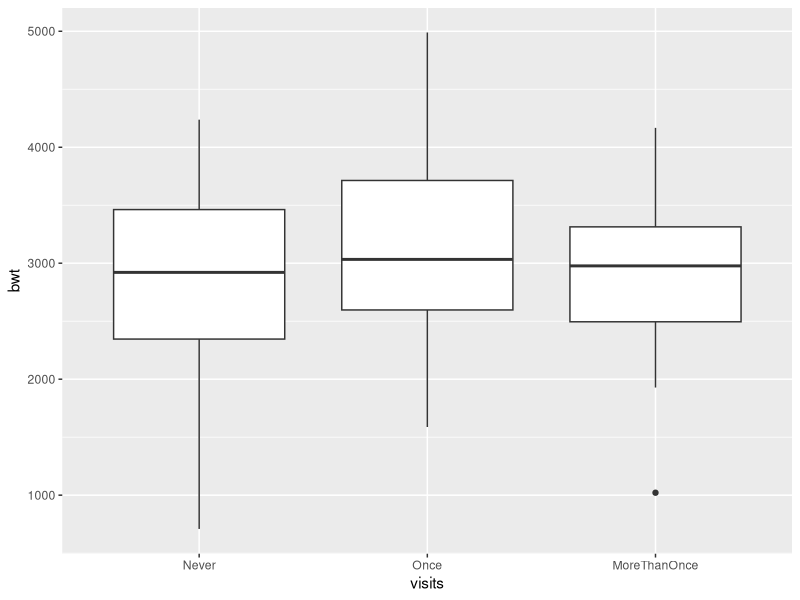
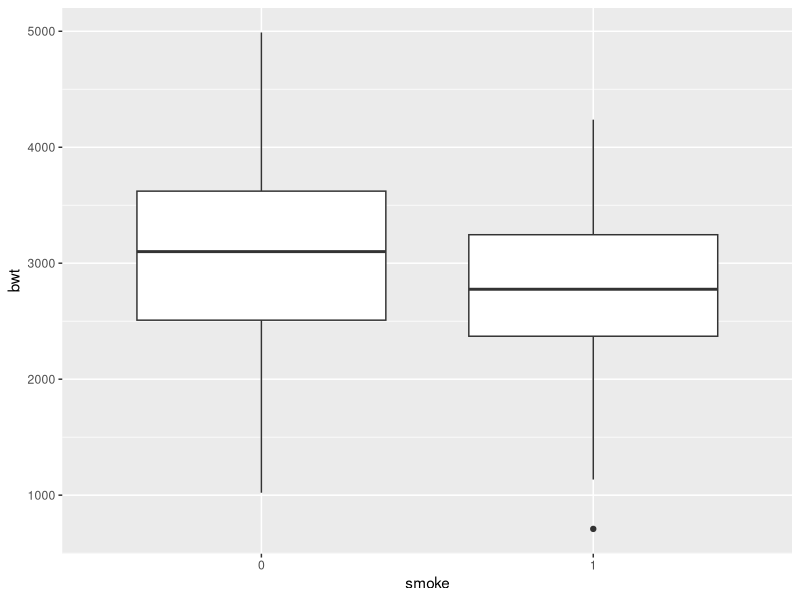
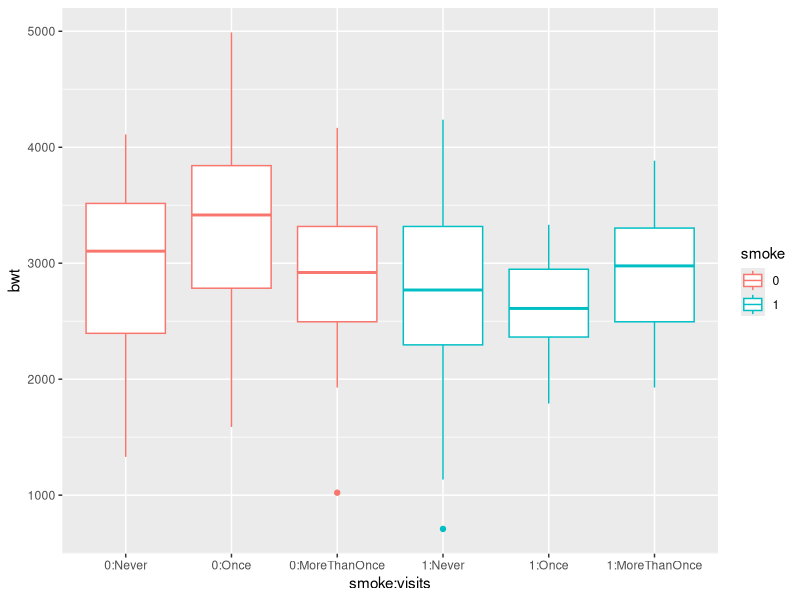
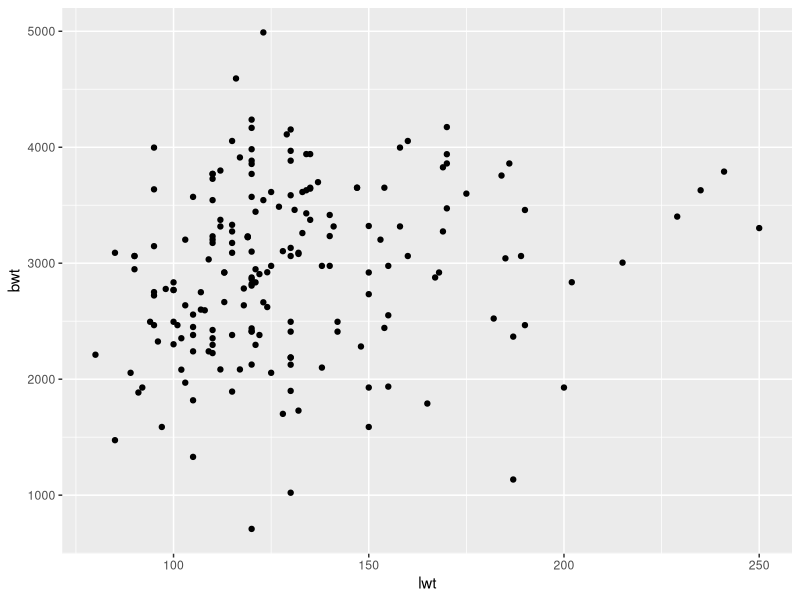
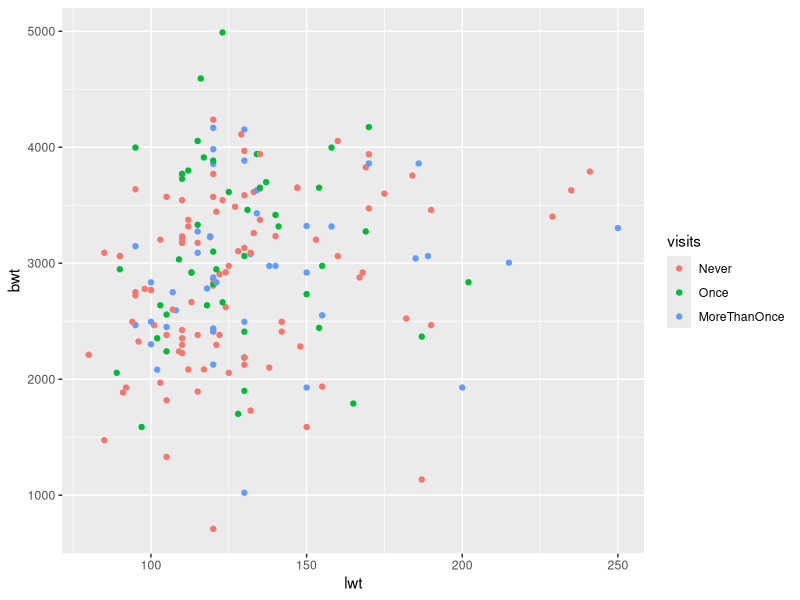
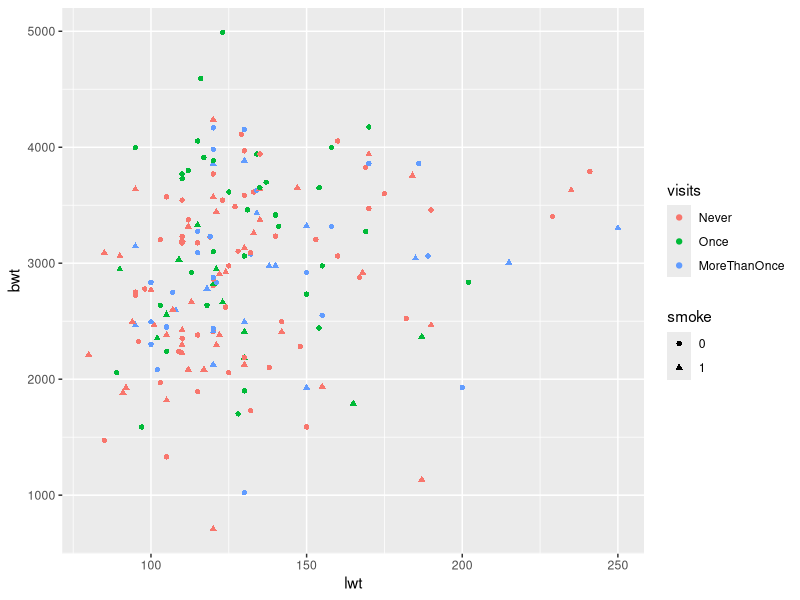
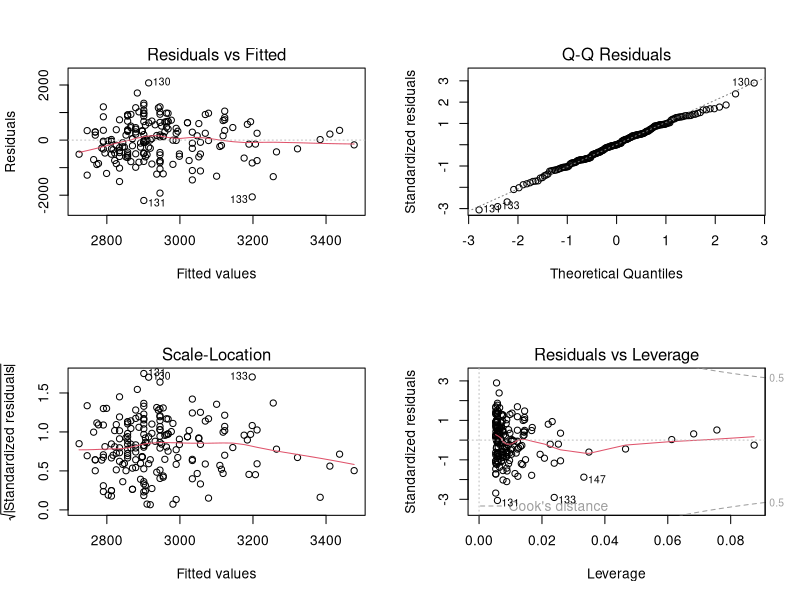
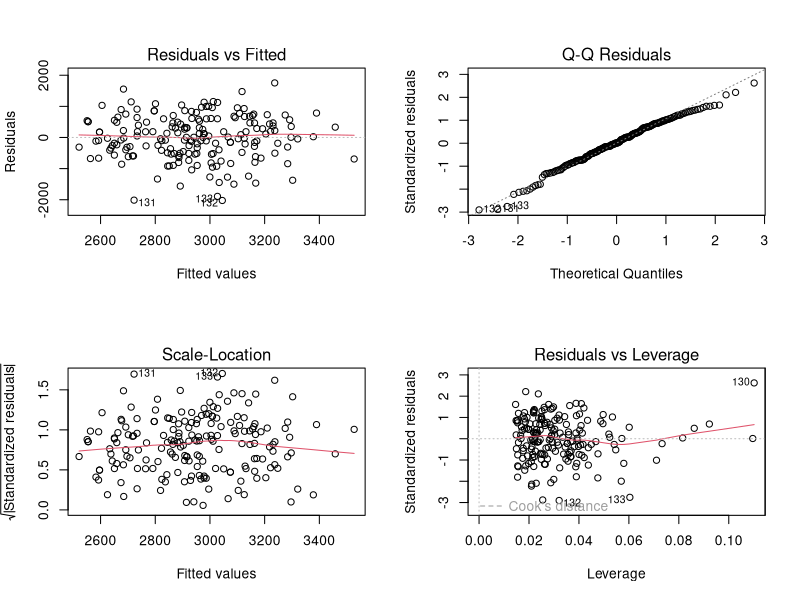

Write the R code that produced these figures, in order.
## ---- chunk 1
knitr::opts_chunk$set(echo = TRUE)
## ---- chunk 2
library(tidyverse)
library(MASS)
library(emmeans)
## ---- chunk 3
### Open help page for birthwt
?birthwt

### Make a tibble with the data
birthData <- as_tibble(birthwt)
birthData

### Make smoke into a factor
# Check if `smoke` is numerical
is.numeric(birthData$smoke)
# Alternatively, review the summary of the whole dataset
summary(birthData)
# Finally, make smoke into a factor
birthData <- mutate(birthData, smoke = factor(smoke))

# Check the ftv variable, make it a factor and collapse some of the levels
table(birthData$ftv)
birthData <- mutate(birthData, ftvFac = factor(ftv))
birthData <- mutate(birthData, visits = fct_collapse(ftvFac, Never="0", Once="1", other_level="MoreThanOnce"))
summary(birthData)

### Parallell boxplots
ggplot(birthData, aes(x=visits, y=bwt)) + geom_boxplot() 
ggplot(birthData, aes(x=smoke, y=bwt)) + geom_boxplot() 
# Groupwise boxplots
ggplot(birthData, aes(x=smoke:visits, y=bwt, col=smoke)) + geom_boxplot() 

### Scatterplot
ggplot(birthData, aes(x=lwt, y=bwt)) + geom_point() 

### Scatter plot with points coloured after visits, and point types after smoke status
ggplot(birthData, aes(x=lwt, y=bwt, col=visits)) + geom_point() 
ggplot(birthData, aes(x=lwt, y=bwt, col=visits, pch=smoke)) + geom_point() 
## ---- chunk 4
### Simple linear regression
reg1 <- lm(bwt ~ lwt, data=birthData) 
summary(reg1)
confint(reg1)

### Model validation
par(mfrow=c(2,2))
plot(reg1)

### Include age and ftv as covariate
reg2 <- lm(bwt ~ lwt + age + ftv, data=birthData)
summary(reg2)
# Just to view the coefficients
summary(reg2)$coefficients

### Prediction
newData <- data.frame(lwt=100, age=25, ftv=0)
newData
predict(reg2, newData)
predict(reg2, newData, interval="prediction")

### Use only data from mothers with weight below 160
reg3 <- lm(bwt ~ lwt + age + ftv, data=filter(birthData, lwt<160))
summary(reg3)
# Just to view the coefficients
summary(reg3)$coefficients
## ---- chunk 5
### Oneway ANOVA against smoke
oneway1 <- lm(bwt ~ smoke, data=birthData)
summary(oneway1)
summary(oneway1)$coefficients
emmeans(oneway1,~smoke)
pairs(emmeans(oneway1,~smoke))

### Oneway ANOVA against visits
oneway2 <- lm(bwt ~ visits, data=birthData)
summary(oneway2)
emmeans(oneway2,~visits)
pairs(emmeans(oneway2,~visits))
drop1(oneway2,test="F")

### Twoway ANOVA without interaction
twoway1 <- lm(bwt ~ visits + smoke, data=birthData)
summary(twoway1)
summary(twoway1)$coefficients    

### Twoway ANOVA with interaction, test for interaction in two ways
twoway2 <- lm(bwt ~ visits * smoke, data=birthData)
summary(twoway2)
anova(twoway2, twoway1)
drop1(twoway2,test="F")
# Compute the expected birth weight of infants for smokers and non-smokers, respectively, on average over the three levels of `visits`
emmeans(twoway2, ~smoke)
## ---- chunk 6
### Model with linear (lwt,bwt) association. 
### Intercept differ between smokers and non-smokers, one common slope.
model1 <- lm(bwt ~ lwt + smoke, data=birthData)
summary(model1)

### Model with linear (lwt,bwt) association. Intercept and slope both differ between visit groups
model2 <- lm(bwt ~ lwt * smoke, data=birthData)
summary(model2)

### Test if slopes differ between visit groups
anova(model2, model1)

### Model with many effects (no interactions)
model3 <- lm(bwt ~ lwt + smoke + age + visits, data=birthData)
par(mfrow=c(2,2))
plot(model3)
summary(model3)
## ---- chunk 7
### Logistic regression with many predictors (no interactions)
logreg1 <- glm(low ~ lwt + smoke + age + visits, data=birthData, family="binomial")
summary(logreg1)
## ---- chunk 8
### Make artificial center variable
set.seed(123)
center <- sample(rep(1:19, each=10)[1:189])
birthData <- mutate(birthData,center=factor(center))

### Remember to install lme4 before this can run
# install.packages("lme4")
library(lme4)

### Linear mixed model with random effect of center
lmm1 <- lmer(bwt ~ lwt + smoke + age + visits + (1|center), data=birthData)
summary(lmm1)
